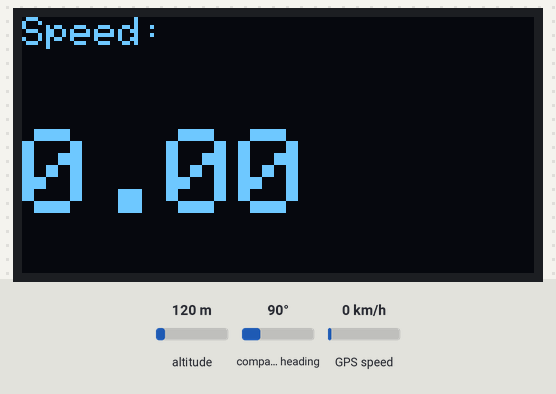
The sketch below on a simulated Arduino Uno, built with avr-gcc and run on an emulated ATmega328P. On the bench: 128×64 one-colour display. The inputs (shaded band) are chosen by the test bench; at power-on: GPS speed 0 km/h, altitude 120 m, compass heading 90°. The display library's start-up logo is not drawn; storage starts empty; the GPS gets a fix after 3 s at 37.7749, -122.4194 with 8 satellites; what the sketch prints to the serial monitor is not drawn.

Above: at 3.7 s.
3.8 s: GPS speed set to 2 km/h
At 4.5 s:
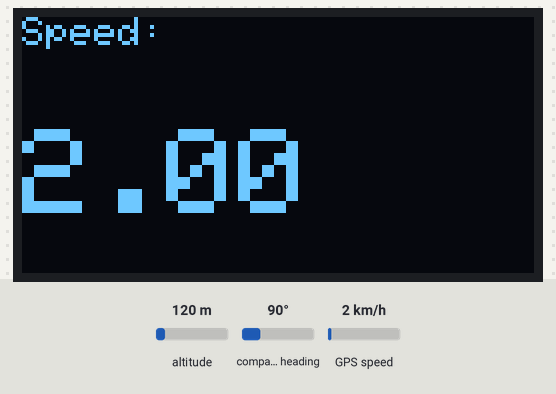
5.6 s: GPS speed set to 30 km/h
At 7.3 s:
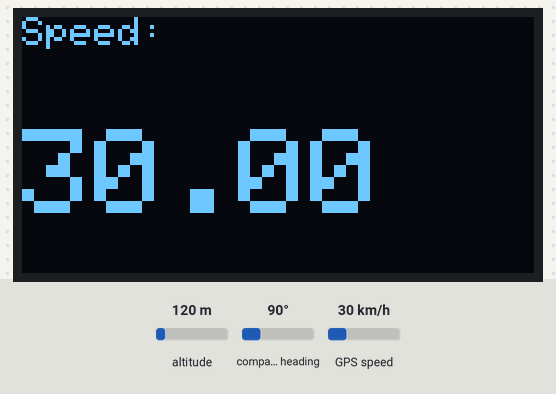
7.6 s: GPS speed set to 60 km/h
At 8.8 s:
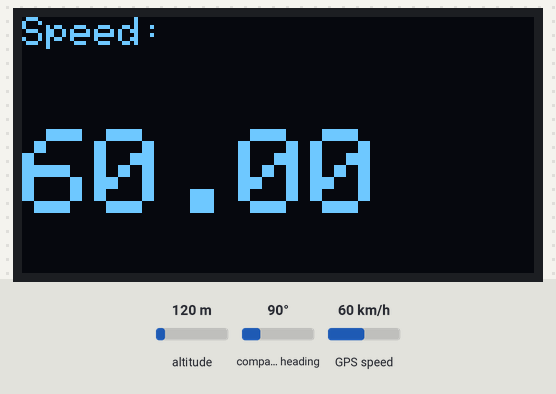
Timing chart, 0 to 10.6 s (numbered marks = the images above; inputs shaded):
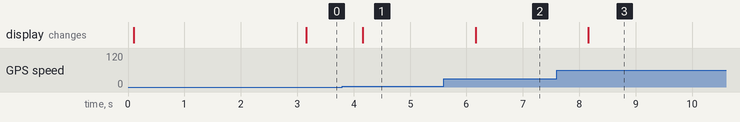

Measured:
- after the input at 3.8 s, the display: changes after 0.36 s (image 1)
- after the input at 5.6 s, the display: changes after 0.56 s (image 2)
- after the input at 7.6 s, the display: changes after 0.56 s (image 3)

The sketch:

310724.ino
```cpp
/*
Pinout:

Module | Pin  | ESP32
---------------------
GPS    | TX   | 17
GPS    | RX   | 16
---------------------
OLED   | SDA  | SDA
OLED   | SCL  | SCL
---------------------
SD     | MISO | 19
SD     | MOSI | 23
SD     | SCK  | 18
SD     | CS   | 5

All Modules Are 5V Compatable
*/

#include <TinyGPS++.h>
#include <SoftwareSerial.h>

#include <Wire.h>
#include <Adafruit_GFX.h>
#include <Adafruit_SH110X.h>

#include <SPI.h>
#include <SD.h>

#include "ExtraData.h"

int RXPin = 17;
int TXPin = 16;
int GPSBaud = 9600;

#define SCREEN_WIDTH   128    // OLED display width, in pixels
#define SCREEN_HEIGHT  64     // OLED display height, in pixels
#define OLED_RESET     -1     // Reset pin # (or -1 if sharing Arduino reset pin)
#define SCREEN_ADDRESS 0x3C

const int chipSelect = 5;

unsigned long previousMillis1 = 0UL;
unsigned long interval1 = 2000UL;
unsigned long previousMillis2 = 0UL;
unsigned long interval2 = 10000UL;


TinyGPSPlus gps;
SoftwareSerial gpsSerial(RXPin, TXPin);

Adafruit_SH1106G display = Adafruit_SH1106G(SCREEN_WIDTH, SCREEN_HEIGHT, &Wire, OLED_RESET);

File myFile;

ExtraData Data;


void setup() {
  // put your setup code here, to run once:
  Serial.begin(115200);
  gpsSerial.begin(GPSBaud);
  display.begin(SCREEN_ADDRESS, true);
  display.display();
  display.clearDisplay();
  display.drawPixel(10, 10, SH110X_WHITE);
  display.display();

  if (!SD.begin()) {
    Serial.println(F("SD Issue"));
    for (;;)
      ;  // Don't proceed, loop forever
  }

}

void loop() {
  // put your main code here, to run repeatedly:
  unsigned long currentMillis = millis();
  DisplayGPSSpeed();

  //Runs every 2 seconds
  if(currentMillis - previousMillis1 > interval1) {
	DisplayGPSSpeed();

 	previousMillis1 = currentMillis;
  }


  //Runs every 10 seconds
  if(currentMillis - previousMillis2 > interval2) {
	SaveDataToSDCard();

 	previousMillis2 = currentMillis;
  }
}

void DisplayGPSSpeed() {
  while (gpsSerial.available() > 0) {
    if (gps.encode(gpsSerial.read())) {
      if (gps.location.isValid()) {

        Data.Lat = gps.location.lat();
        Data.Long = gps.location.lng();
        Data.Speed = gps.speed.kmph();

        Serial.print("Latitude: ");
        Serial.println(gps.location.lat(), 9);
        Serial.print("Longitude: ");
        Serial.println(gps.location.lng(), 9);
        Serial.print("Speed: ");
        Serial.println(gps.speed.kmph(), 2);

        display.clearDisplay();
        display.setTextSize(1);
        display.setTextColor(SH110X_WHITE);
        display.setCursor(0,0);
        display.print("Speed:");

        display.setTextSize(3); // ITS RIGHT HERE, CHANGE THIS IF YOU WANT
        display.setCursor(0,28);
        display.print(gps.speed.kmph());
        display.display();

      }
    }
  }
}

void SaveDataToSDCard() {
  Serial.print("\n\n\nSaving Data\n\n\n");

  myFile = SD.open("/Data.csv", FILE_APPEND);
  if(myFile) {
    myFile.println(Data.SDData());
    myFile.close();
  }
}
```

ExtraData.h
```cpp
#include "Arduino.h"
#include "WString.h"
class ExtraData {
public:
  float Speed;
  double Lat;
  double Long;

  String GPS_Year;
  String GPS_Month;
  String GPS_Day;

  String GPS_Hour;
  String GPS_Minute;
  String GPS_Second;

public:
  String Date_string() {
    return String(GPS_Day) + ":" + String(GPS_Month) + ":" + String(GPS_Year);
  }

  String Time_string_HMS_edited(int TZ) {
    // Convert UTC time to your local timezone (for example, UTC+5)
    int localHour = (GPS_Hour.toInt() + TZ) % 24;  // Replace 5 with your UTC offset
    if (localHour < 0) localHour += 24;            // Handle negative values
    String amPm = (localHour < 12) ? "AM" : "PM";

    if (localHour > 12) {
      localHour -= 12;
    } else if (localHour == 0) {
      localHour = 12;
    }

    // Convert hour, minute, and second to strings and add leading zeros if necessary
    String hourStr = (localHour < 10) ? "0" + String(localHour) : String(localHour);
    String minuteStr = (GPS_Minute.toInt() < 10) ? "0" + String(GPS_Minute) : String(GPS_Minute);
    String secondStr = (GPS_Second.toInt() < 10) ? "0" + String(GPS_Second) : String(GPS_Second);

    return hourStr + ":" + minuteStr + ":" + secondStr;
  }

  String DateTimeString() {
    return Date_string() + "-" + Time_string_HMS_edited(12);
  }

  String SDData() {
    return DateTimeString() + ',' + String(Lat, 8) + ',' + String(Long, 8) + ',' + String(Speed, 2);
  }
};
```
